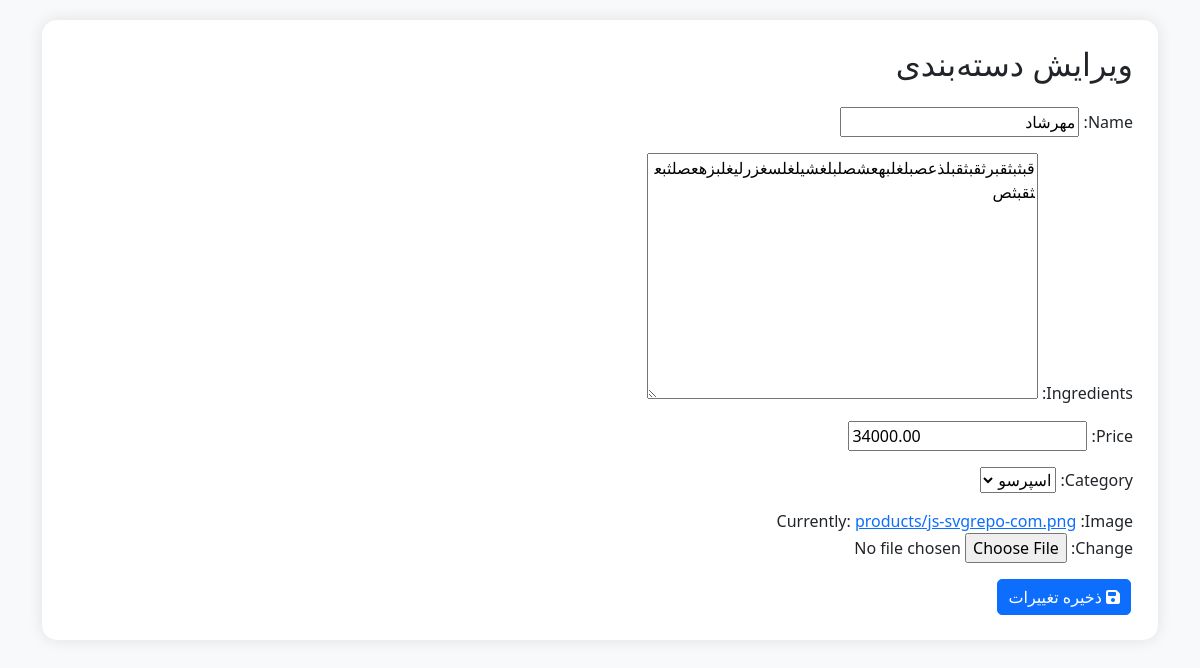
Page /products/update/1/ (signed in) on the committed database.
### cafe_app/models.py (models this page shows, shortened)
class Product(models.Model):
    name = models.CharField(max_length=100)
    price = models.DecimalField(max_digits=10, decimal_places=2)
    ingredients = models.TextField()
    image = models.ImageField(upload_to='products/')
    category = models.ForeignKey(Category, on_delete=models.CASCADE, related_name='products')

class Category(models.Model):
    name = models.CharField(max_length=100)
    image = models.ImageField(upload_to='categories/')
    def __str__(self):
        return self.name

### cafe_app/views.py (the view)
# urls.py: path('products/update/<int:id>/', views.update_product, name='update_product'),
@login_required
def update_product(request, id):
    product = get_object_or_404(Product, id=id)
    if request.method == 'POST':
        form = ProductForm(request.POST, request.FILES, instance=product)
        if form.is_valid():
            form.save()
            return redirect('products')
    else:
        form = ProductForm(instance=product)
    categories = Category.objects.all()
    return render(request, 'cafe_app/edit_products.html', {'form': form, 'product': product, 'categories': categories})

### cafe_app/forms.py
class ProductForm(forms.ModelForm):
    class Meta:
        model = Product
        fields = ['name', 'ingredients', 'price', 'category', 'image']

### cart_app/cart.py (called while the page is built)
    def get_quants(self):
        product_qty = self.cart
        return product_qty

### cart_app/context_processors.py (called while the page is built)
def cart_total(request):
    cart = Cart(request)
    total_quantity = sum(int(qty) for qty in cart.get_quants().values())  # جمع کل تعداد کالاها
    return {"cart_total_quantity": total_quantity}

### templates/cafe_app/edit_products.html (shortened to what this page needs)
<!DOCTYPE html>
<html lang="fa" dir="rtl">
<head>
    <link href="https://cdnjs.cloudflare.com/ajax/libs/bootstrap/5.3.2/css/bootstrap.rtl.min.css" rel="stylesheet">
    <link href="https://cdnjs.cloudflare.com/ajax/libs/font-awesome/6.4.0/css/all.min.css" rel="stylesheet">
</head>
<body>
    <div class="container">
        <div class="category-card">
            <h2 class="mb-4">ویرایش دسته‌بندی</h2>
            <form method="POST">
                {{ form.as_p }}
                <button type="submit" class="btn btn-primary action-btn">
                    <i class="fas fa-save ml-2"></i>
                    ذخیره تغییرات
                </button>
            </form>
        </div>
    </div>
</body>
</html>

### templates/cafe_app/edit_products.html (style rules this page uses)
body { background-color: #f8f9fa; padding: 20px; }
.category-card { background: white; border-radius: 15px; box-shadow: 0 0 15px rgba(0,0,0,0.1); padding: 25px; margin-bottom: 20px; }
.action-btn { padding: 5px 10px; margin: 0 2px; border-radius: 5px; transition: all 0.3s ease; }

### rows in the picture
Product: name "مهرشاد", ingredients "قبثبثقبرثقبثقبلذعصبلغلبهعشصلبلغشیلغلسغزرلیغلبزهعصلثبعثقبثص", price "34000.00", category "اسپرسو"
